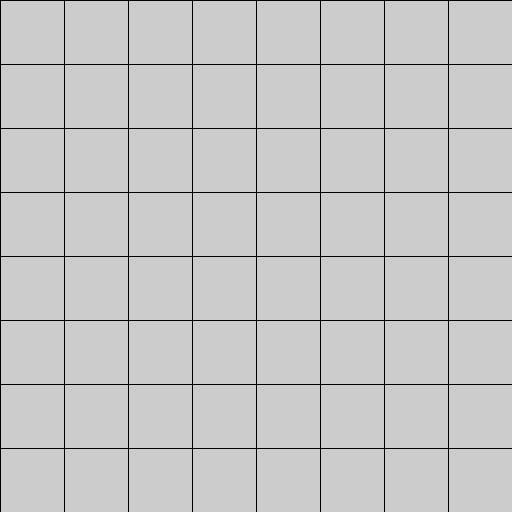
Frame 1 (no input)
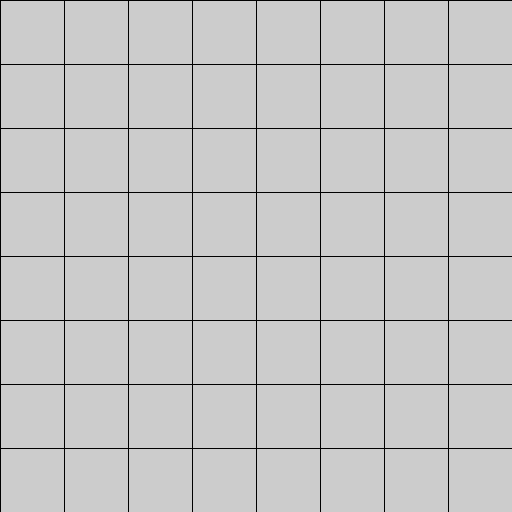
Frame 60 (the mouse pressed at the canvas centre just before this capture)
Frame 120 (the mouse held since frame 60 and released just before this capture): identical to frame 60, image omitted

The Processing sketch that drew these frames (run headless with seeded random() and noise(); from frame 60 on, the mouse is pressed at the canvas centre):

// Processing sketch: hw1_c
// ── hw1_c.pde
/**
* @author: Tiancheng Xu
*/
final int N = 8;
void setup(){
  size (512, 512);
}

void draw(){
  int j = 512 / N;
  for (int m = 0; m <= 512; m = m + j){
    line(m, 0, m, 512);
  }
  
  for (int k = 0; k <= 512; k = k + j){
    line(0, k, 512, k);
  }
}
